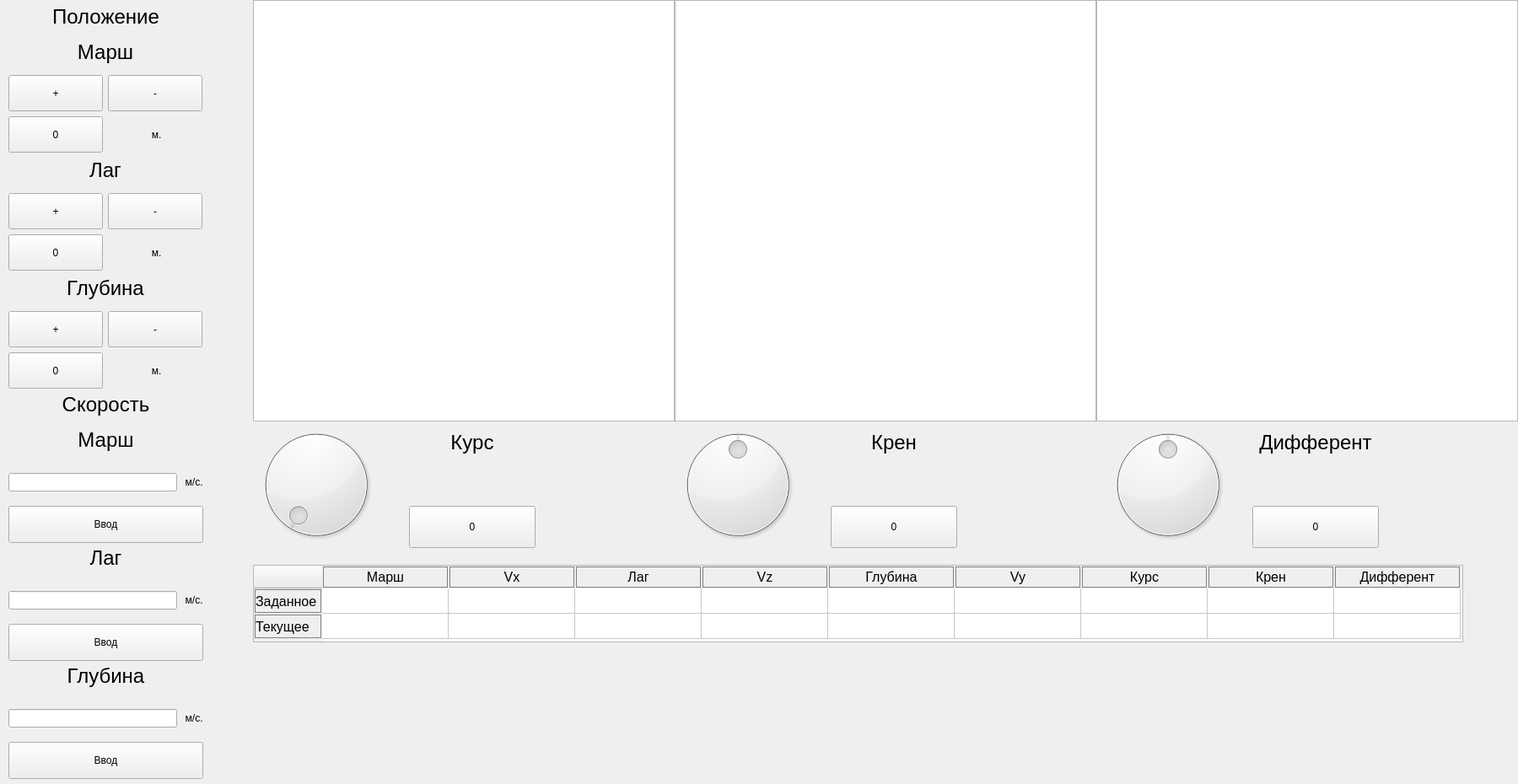
<?xml version="1.0" encoding="UTF-8"?>
<ui version="4.0">
 <class>Form</class>
 <widget class="QWidget" name="Form">
  <property name="geometry">
   <rect>
    <x>0</x>
    <y>0</y>
    <width>1800</width>
    <height>930</height>
   </rect>
  </property>
  <property name="sizePolicy">
   <sizepolicy hsizetype="Minimum" vsizetype="Minimum">
    <horstretch>0</horstretch>
    <verstretch>0</verstretch>
   </sizepolicy>
  </property>
  <property name="maximumSize">
   <size>
    <width>1800</width>
    <height>1400</height>
   </size>
  </property>
  <property name="windowTitle">
   <string>Form</string>
  </property>
  <widget class="QWidget" name="verticalLayoutWidget">
   <property name="geometry">
    <rect>
     <x>10</x>
     <y>40</y>
     <width>230</width>
     <height>141</height>
    </rect>
   </property>
   <property name="sizePolicy">
    <sizepolicy hsizetype="Minimum" vsizetype="Minimum">
     <horstretch>0</horstretch>
     <verstretch>0</verstretch>
    </sizepolicy>
   </property>
   <layout class="QVBoxLayout" name="MarshLayout">
    <item>
     <widget class="QLabel" name="label">
      <property name="sizePolicy">
       <sizepolicy hsizetype="Minimum" vsizetype="Minimum">
        <horstretch>0</horstretch>
        <verstretch>0</verstretch>
       </sizepolicy>
      </property>
      <property name="font">
       <font>
        <pointsize>18</pointsize>
       </font>
      </property>
      <property name="text">
       <string>Марш</string>
      </property>
      <property name="alignment">
       <set>Qt::AlignCenter</set>
      </property>
     </widget>
    </item>
    <item>
     <layout class="QHBoxLayout" name="PlusMinusLayout">
      <property name="leftMargin">
       <number>0</number>
      </property>
      <item>
       <widget class="QPushButton" name="marshPlusBtn">
        <property name="sizePolicy">
         <sizepolicy hsizetype="Minimum" vsizetype="Minimum">
          <horstretch>0</horstretch>
          <verstretch>0</verstretch>
         </sizepolicy>
        </property>
        <property name="text">
         <string>+</string>
        </property>
       </widget>
      </item>
      <item>
       <widget class="QPushButton" name="marshMinusBtn">
        <property name="sizePolicy">
         <sizepolicy hsizetype="Minimum" vsizetype="Minimum">
          <horstretch>0</horstretch>
          <verstretch>0</verstretch>
         </sizepolicy>
        </property>
        <property name="text">
         <string>-</string>
        </property>
       </widget>
      </item>
     </layout>
    </item>
    <item>
     <layout class="QHBoxLayout" name="horizontalLayout_4">
      <item>
       <widget class="QPushButton" name="resetMarshBtn">
        <property name="sizePolicy">
         <sizepolicy hsizetype="Minimum" vsizetype="Minimum">
          <horstretch>0</horstretch>
          <verstretch>0</verstretch>
         </sizepolicy>
        </property>
        <property name="text">
         <string>0</string>
        </property>
       </widget>
      </item>
      <item>
       <widget class="QLabel" name="label_9">
        <property name="sizePolicy">
         <sizepolicy hsizetype="Minimum" vsizetype="Minimum">
          <horstretch>0</horstretch>
          <verstretch>0</verstretch>
         </sizepolicy>
        </property>
        <property name="text">
         <string> м.</string>
        </property>
        <property name="alignment">
         <set>Qt::AlignCenter</set>
        </property>
       </widget>
      </item>
     </layout>
    </item>
   </layout>
  </widget>
  <widget class="QWidget" name="verticalLayoutWidget_2">
   <property name="geometry">
    <rect>
     <x>10</x>
     <y>180</y>
     <width>230</width>
     <height>141</height>
    </rect>
   </property>
   <property name="sizePolicy">
    <sizepolicy hsizetype="Minimum" vsizetype="Minimum">
     <horstretch>0</horstretch>
     <verstretch>0</verstretch>
    </sizepolicy>
   </property>
   <layout class="QVBoxLayout" name="LagLayout">
    <item>
     <widget class="QLabel" name="label_2">
      <property name="sizePolicy">
       <sizepolicy hsizetype="Minimum" vsizetype="Minimum">
        <horstretch>0</horstretch>
        <verstretch>0</verstretch>
       </sizepolicy>
      </property>
      <property name="font">
       <font>
        <pointsize>18</pointsize>
       </font>
      </property>
      <property name="text">
       <string>Лаг</string>
      </property>
      <property name="alignment">
       <set>Qt::AlignCenter</set>
      </property>
     </widget>
    </item>
    <item>
     <layout class="QHBoxLayout" name="PlusMinusLayout2">
      <item>
       <widget class="QPushButton" name="lagPlusBtn">
        <property name="sizePolicy">
         <sizepolicy hsizetype="Minimum" vsizetype="Minimum">
          <horstretch>0</horstretch>
          <verstretch>0</verstretch>
         </sizepolicy>
        </property>
        <property name="text">
         <string>+</string>
        </property>
       </widget>
      </item>
      <item>
       <widget class="QPushButton" name="lagMinusBtn">
        <property name="sizePolicy">
         <sizepolicy hsizetype="Minimum" vsizetype="Minimum">
          <horstretch>0</horstretch>
          <verstretch>0</verstretch>
         </sizepolicy>
        </property>
        <property name="text">
         <string>-</string>
        </property>
       </widget>
      </item>
     </layout>
    </item>
    <item>
     <layout class="QHBoxLayout" name="horizontalLayout_2">
      <item>
       <widget class="QPushButton" name="resetLagBtn">
        <property name="sizePolicy">
         <sizepolicy hsizetype="Minimum" vsizetype="Minimum">
          <horstretch>0</horstretch>
          <verstretch>0</verstretch>
         </sizepolicy>
        </property>
        <property name="text">
         <string>0</string>
        </property>
       </widget>
      </item>
      <item>
       <widget class="QLabel" name="label_4">
        <property name="sizePolicy">
         <sizepolicy hsizetype="Minimum" vsizetype="Minimum">
          <horstretch>0</horstretch>
          <verstretch>0</verstretch>
         </sizepolicy>
        </property>
        <property name="text">
         <string> м.</string>
        </property>
        <property name="alignment">
         <set>Qt::AlignCenter</set>
        </property>
       </widget>
      </item>
     </layout>
    </item>
   </layout>
  </widget>
  <widget class="QWidget" name="verticalLayoutWidget_3">
   <property name="geometry">
    <rect>
     <x>10</x>
     <y>320</y>
     <width>230</width>
     <height>141</height>
    </rect>
   </property>
   <property name="sizePolicy">
    <sizepolicy hsizetype="Minimum" vsizetype="Minimum">
     <horstretch>0</horstretch>
     <verstretch>0</verstretch>
    </sizepolicy>
   </property>
   <layout class="QVBoxLayout" name="GlubLayout">
    <item>
     <widget class="QLabel" name="label_3">
      <property name="sizePolicy">
       <sizepolicy hsizetype="Minimum" vsizetype="Minimum">
        <horstretch>0</horstretch>
        <verstretch>0</verstretch>
       </sizepolicy>
      </property>
      <property name="font">
       <font>
        <pointsize>18</pointsize>
       </font>
      </property>
      <property name="text">
       <string>Глубина</string>
      </property>
      <property name="alignment">
       <set>Qt::AlignCenter</set>
      </property>
     </widget>
    </item>
    <item>
     <layout class="QHBoxLayout" name="PlusMinusLayout3">
      <item>
       <widget class="QPushButton" name="glubPlusBtn">
        <property name="sizePolicy">
         <sizepolicy hsizetype="Minimum" vsizetype="Minimum">
          <horstretch>0</horstretch>
          <verstretch>0</verstretch>
         </sizepolicy>
        </property>
        <property name="text">
         <string>+</string>
        </property>
       </widget>
      </item>
      <item>
       <widget class="QPushButton" name="glubMinusBtn">
        <property name="sizePolicy">
         <sizepolicy hsizetype="Minimum" vsizetype="Minimum">
          <horstretch>0</horstretch>
          <verstretch>0</verstretch>
         </sizepolicy>
        </property>
        <property name="text">
         <string>-</string>
        </property>
       </widget>
      </item>
     </layout>
    </item>
    <item>
     <layout class="QHBoxLayout" name="horizontalLayout_3">
      <item>
       <widget class="QPushButton" name="resetGlubBtn">
        <property name="sizePolicy">
         <sizepolicy hsizetype="Minimum" vsizetype="Minimum">
          <horstretch>0</horstretch>
          <verstretch>0</verstretch>
         </sizepolicy>
        </property>
        <property name="text">
         <string>0</string>
        </property>
       </widget>
      </item>
      <item>
       <widget class="QLabel" name="label_5">
        <property name="sizePolicy">
         <sizepolicy hsizetype="Minimum" vsizetype="Minimum">
          <horstretch>0</horstretch>
          <verstretch>0</verstretch>
         </sizepolicy>
        </property>
        <property name="text">
         <string> м.</string>
        </property>
        <property name="alignment">
         <set>Qt::AlignCenter</set>
        </property>
       </widget>
      </item>
     </layout>
    </item>
   </layout>
  </widget>
  <widget class="QDial" name="dial_yaw">
   <property name="geometry">
    <rect>
     <x>300</x>
     <y>500</y>
     <width>150</width>
     <height>150</height>
    </rect>
   </property>
   <property name="sizePolicy">
    <sizepolicy hsizetype="Minimum" vsizetype="Minimum">
     <horstretch>0</horstretch>
     <verstretch>0</verstretch>
    </sizepolicy>
   </property>
   <property name="minimum">
    <number>0</number>
   </property>
   <property name="maximum">
    <number>360</number>
   </property>
   <property name="value">
    <number>0</number>
   </property>
   <property name="sliderPosition">
    <number>0</number>
   </property>
   <property name="notchTarget">
    <double>3.700000000000000</double>
   </property>
  </widget>
  <widget class="QDial" name="dial_roll">
   <property name="geometry">
    <rect>
     <x>800</x>
     <y>500</y>
     <width>150</width>
     <height>150</height>
    </rect>
   </property>
   <property name="sizePolicy">
    <sizepolicy hsizetype="Minimum" vsizetype="Minimum">
     <horstretch>0</horstretch>
     <verstretch>0</verstretch>
    </sizepolicy>
   </property>
   <property name="minimum">
    <number>-180</number>
   </property>
   <property name="maximum">
    <number>180</number>
   </property>
   <property name="value">
    <number>0</number>
   </property>
   <property name="sliderPosition">
    <number>0</number>
   </property>
   <property name="notchTarget">
    <double>3.700000000000000</double>
   </property>
  </widget>
  <widget class="QDial" name="dial_pitch">
   <property name="geometry">
    <rect>
     <x>1310</x>
     <y>500</y>
     <width>150</width>
     <height>150</height>
    </rect>
   </property>
   <property name="sizePolicy">
    <sizepolicy hsizetype="Minimum" vsizetype="Minimum">
     <horstretch>0</horstretch>
     <verstretch>0</verstretch>
    </sizepolicy>
   </property>
   <property name="minimum">
    <number>-90</number>
   </property>
   <property name="maximum">
    <number>90</number>
   </property>
   <property name="value">
    <number>0</number>
   </property>
   <property name="sliderPosition">
    <number>0</number>
   </property>
   <property name="notchTarget">
    <double>3.700000000000000</double>
   </property>
  </widget>
  <widget class="QGraphicsView" name="ViewYaw">
   <property name="geometry">
    <rect>
     <x>300</x>
     <y>0</y>
     <width>500</width>
     <height>500</height>
    </rect>
   </property>
   <property name="sizePolicy">
    <sizepolicy hsizetype="Fixed" vsizetype="Fixed">
     <horstretch>0</horstretch>
     <verstretch>0</verstretch>
    </sizepolicy>
   </property>
   <property name="backgroundBrush">
    <brush brushstyle="NoBrush">
     <color alpha="255">
      <red>114</red>
      <green>159</green>
      <blue>207</blue>
     </color>
    </brush>
   </property>
  </widget>
  <widget class="QGraphicsView" name="ViewRoll">
   <property name="geometry">
    <rect>
     <x>800</x>
     <y>0</y>
     <width>500</width>
     <height>500</height>
    </rect>
   </property>
   <property name="sizePolicy">
    <sizepolicy hsizetype="Fixed" vsizetype="Fixed">
     <horstretch>0</horstretch>
     <verstretch>0</verstretch>
    </sizepolicy>
   </property>
   <property name="backgroundBrush">
    <brush brushstyle="NoBrush">
     <color alpha="255">
      <red>114</red>
      <green>159</green>
      <blue>207</blue>
     </color>
    </brush>
   </property>
  </widget>
  <widget class="QGraphicsView" name="ViewPitch">
   <property name="geometry">
    <rect>
     <x>1300</x>
     <y>0</y>
     <width>500</width>
     <height>500</height>
    </rect>
   </property>
   <property name="sizePolicy">
    <sizepolicy hsizetype="Fixed" vsizetype="Fixed">
     <horstretch>0</horstretch>
     <verstretch>0</verstretch>
    </sizepolicy>
   </property>
   <property name="backgroundBrush">
    <brush brushstyle="NoBrush">
     <color alpha="255">
      <red>114</red>
      <green>159</green>
      <blue>207</blue>
     </color>
    </brush>
   </property>
  </widget>
  <widget class="QLabel" name="pitch">
   <property name="geometry">
    <rect>
     <x>1485</x>
     <y>500</y>
     <width>150</width>
     <height>50</height>
    </rect>
   </property>
   <property name="sizePolicy">
    <sizepolicy hsizetype="Minimum" vsizetype="Minimum">
     <horstretch>0</horstretch>
     <verstretch>0</verstretch>
    </sizepolicy>
   </property>
   <property name="font">
    <font>
     <pointsize>18</pointsize>
    </font>
   </property>
   <property name="text">
    <string>Дифферент</string>
   </property>
   <property name="alignment">
    <set>Qt::AlignCenter</set>
   </property>
  </widget>
  <widget class="QLabel" name="roll">
   <property name="geometry">
    <rect>
     <x>985</x>
     <y>500</y>
     <width>150</width>
     <height>50</height>
    </rect>
   </property>
   <property name="sizePolicy">
    <sizepolicy hsizetype="Minimum" vsizetype="Minimum">
     <horstretch>0</horstretch>
     <verstretch>0</verstretch>
    </sizepolicy>
   </property>
   <property name="font">
    <font>
     <pointsize>18</pointsize>
    </font>
   </property>
   <property name="text">
    <string>Крен</string>
   </property>
   <property name="alignment">
    <set>Qt::AlignCenter</set>
   </property>
  </widget>
  <widget class="QLabel" name="yaw">
   <property name="geometry">
    <rect>
     <x>485</x>
     <y>500</y>
     <width>150</width>
     <height>50</height>
    </rect>
   </property>
   <property name="sizePolicy">
    <sizepolicy hsizetype="Minimum" vsizetype="Minimum">
     <horstretch>0</horstretch>
     <verstretch>0</verstretch>
    </sizepolicy>
   </property>
   <property name="font">
    <font>
     <pointsize>18</pointsize>
    </font>
   </property>
   <property name="text">
    <string>Курс</string>
   </property>
   <property name="alignment">
    <set>Qt::AlignCenter</set>
   </property>
  </widget>
  <widget class="QLabel" name="Name">
   <property name="geometry">
    <rect>
     <x>10</x>
     <y>0</y>
     <width>231</width>
     <height>40</height>
    </rect>
   </property>
   <property name="sizePolicy">
    <sizepolicy hsizetype="Minimum" vsizetype="Minimum">
     <horstretch>0</horstretch>
     <verstretch>0</verstretch>
    </sizepolicy>
   </property>
   <property name="font">
    <font>
     <pointsize>18</pointsize>
    </font>
   </property>
   <property name="text">
    <string>Положение</string>
   </property>
   <property name="alignment">
    <set>Qt::AlignCenter</set>
   </property>
  </widget>
  <widget class="QPushButton" name="resetYawBtn">
   <property name="geometry">
    <rect>
     <x>485</x>
     <y>600</y>
     <width>150</width>
     <height>50</height>
    </rect>
   </property>
   <property name="sizePolicy">
    <sizepolicy hsizetype="Minimum" vsizetype="Minimum">
     <horstretch>0</horstretch>
     <verstretch>0</verstretch>
    </sizepolicy>
   </property>
   <property name="text">
    <string>0</string>
   </property>
  </widget>
  <widget class="QPushButton" name="resetRollBtn">
   <property name="geometry">
    <rect>
     <x>985</x>
     <y>600</y>
     <width>150</width>
     <height>50</height>
    </rect>
   </property>
   <property name="sizePolicy">
    <sizepolicy hsizetype="Minimum" vsizetype="Minimum">
     <horstretch>0</horstretch>
     <verstretch>0</verstretch>
    </sizepolicy>
   </property>
   <property name="text">
    <string>0</string>
   </property>
  </widget>
  <widget class="QPushButton" name="resetPitchBtn">
   <property name="geometry">
    <rect>
     <x>1485</x>
     <y>600</y>
     <width>150</width>
     <height>50</height>
    </rect>
   </property>
   <property name="sizePolicy">
    <sizepolicy hsizetype="Minimum" vsizetype="Minimum">
     <horstretch>0</horstretch>
     <verstretch>0</verstretch>
    </sizepolicy>
   </property>
   <property name="text">
    <string>0</string>
   </property>
  </widget>
  <widget class="QLabel" name="Name_2">
   <property name="geometry">
    <rect>
     <x>10</x>
     <y>460</y>
     <width>231</width>
     <height>40</height>
    </rect>
   </property>
   <property name="sizePolicy">
    <sizepolicy hsizetype="Minimum" vsizetype="Minimum">
     <horstretch>0</horstretch>
     <verstretch>0</verstretch>
    </sizepolicy>
   </property>
   <property name="font">
    <font>
     <pointsize>18</pointsize>
    </font>
   </property>
   <property name="text">
    <string>Скорость</string>
   </property>
   <property name="alignment">
    <set>Qt::AlignCenter</set>
   </property>
  </widget>
  <widget class="QWidget" name="verticalLayoutWidget_4">
   <property name="geometry">
    <rect>
     <x>10</x>
     <y>500</y>
     <width>231</width>
     <height>144</height>
    </rect>
   </property>
   <layout class="QVBoxLayout" name="verticalLayout">
    <item>
     <widget class="QLabel" name="Name_3">
      <property name="sizePolicy">
       <sizepolicy hsizetype="Minimum" vsizetype="Minimum">
        <horstretch>0</horstretch>
        <verstretch>0</verstretch>
       </sizepolicy>
      </property>
      <property name="font">
       <font>
        <pointsize>18</pointsize>
       </font>
      </property>
      <property name="text">
       <string>Марш</string>
      </property>
      <property name="alignment">
       <set>Qt::AlignCenter</set>
      </property>
     </widget>
    </item>
    <item>
     <layout class="QHBoxLayout" name="horizontalLayout_5">
      <item>
       <widget class="QLineEdit" name="speedMarsh">
        <property name="placeholderText">
         <string/>
        </property>
       </widget>
      </item>
      <item>
       <widget class="QLabel" name="label_8">
        <property name="sizePolicy">
         <sizepolicy hsizetype="Minimum" vsizetype="Minimum">
          <horstretch>0</horstretch>
          <verstretch>0</verstretch>
         </sizepolicy>
        </property>
        <property name="text">
         <string> м/c.</string>
        </property>
        <property name="alignment">
         <set>Qt::AlignCenter</set>
        </property>
       </widget>
      </item>
     </layout>
    </item>
    <item>
     <widget class="QPushButton" name="speedMarshEnter">
      <property name="sizePolicy">
       <sizepolicy hsizetype="Minimum" vsizetype="Minimum">
        <horstretch>0</horstretch>
        <verstretch>0</verstretch>
       </sizepolicy>
      </property>
      <property name="text">
       <string>Ввод</string>
      </property>
     </widget>
    </item>
   </layout>
  </widget>
  <widget class="QWidget" name="verticalLayoutWidget_5">
   <property name="geometry">
    <rect>
     <x>10</x>
     <y>640</y>
     <width>231</width>
     <height>144</height>
    </rect>
   </property>
   <layout class="QVBoxLayout" name="verticalLayout_2">
    <item>
     <widget class="QLabel" name="Name_5">
      <property name="sizePolicy">
       <sizepolicy hsizetype="Minimum" vsizetype="Minimum">
        <horstretch>0</horstretch>
        <verstretch>0</verstretch>
       </sizepolicy>
      </property>
      <property name="font">
       <font>
        <pointsize>18</pointsize>
       </font>
      </property>
      <property name="text">
       <string>Лаг</string>
      </property>
      <property name="alignment">
       <set>Qt::AlignCenter</set>
      </property>
     </widget>
    </item>
    <item>
     <layout class="QHBoxLayout" name="horizontalLayout_7">
      <item>
       <widget class="QLineEdit" name="speedLag"/>
      </item>
      <item>
       <widget class="QLabel" name="label_11">
        <property name="sizePolicy">
         <sizepolicy hsizetype="Minimum" vsizetype="Minimum">
          <horstretch>0</horstretch>
          <verstretch>0</verstretch>
         </sizepolicy>
        </property>
        <property name="text">
         <string> м/c.</string>
        </property>
        <property name="alignment">
         <set>Qt::AlignCenter</set>
        </property>
       </widget>
      </item>
     </layout>
    </item>
    <item>
     <widget class="QPushButton" name="speedLagEnter">
      <property name="sizePolicy">
       <sizepolicy hsizetype="Minimum" vsizetype="Minimum">
        <horstretch>0</horstretch>
        <verstretch>0</verstretch>
       </sizepolicy>
      </property>
      <property name="text">
       <string>Ввод</string>
      </property>
     </widget>
    </item>
   </layout>
  </widget>
  <widget class="QWidget" name="verticalLayoutWidget_6">
   <property name="geometry">
    <rect>
     <x>10</x>
     <y>780</y>
     <width>231</width>
     <height>144</height>
    </rect>
   </property>
   <layout class="QVBoxLayout" name="verticalLayout_3">
    <item>
     <widget class="QLabel" name="Name_6">
      <property name="sizePolicy">
       <sizepolicy hsizetype="Minimum" vsizetype="Minimum">
        <horstretch>0</horstretch>
        <verstretch>0</verstretch>
       </sizepolicy>
      </property>
      <property name="font">
       <font>
        <pointsize>18</pointsize>
       </font>
      </property>
      <property name="text">
       <string>Глубина</string>
      </property>
      <property name="alignment">
       <set>Qt::AlignCenter</set>
      </property>
     </widget>
    </item>
    <item>
     <layout class="QHBoxLayout" name="horizontalLayout_8">
      <item>
       <widget class="QLineEdit" name="speedGlub"/>
      </item>
      <item>
       <widget class="QLabel" name="label_12">
        <property name="sizePolicy">
         <sizepolicy hsizetype="Minimum" vsizetype="Minimum">
          <horstretch>0</horstretch>
          <verstretch>0</verstretch>
         </sizepolicy>
        </property>
        <property name="text">
         <string> м/c.</string>
        </property>
        <property name="alignment">
         <set>Qt::AlignCenter</set>
        </property>
       </widget>
      </item>
     </layout>
    </item>
    <item>
     <widget class="QPushButton" name="speedGlubEnter">
      <property name="sizePolicy">
       <sizepolicy hsizetype="Minimum" vsizetype="Minimum">
        <horstretch>0</horstretch>
        <verstretch>0</verstretch>
       </sizepolicy>
      </property>
      <property name="text">
       <string>Ввод</string>
      </property>
     </widget>
    </item>
   </layout>
  </widget>
  <widget class="QTableWidget" name="tblPaPostion">
   <property name="geometry">
    <rect>
     <x>300</x>
     <y>670</y>
     <width>1435</width>
     <height>92</height>
    </rect>
   </property>
   <property name="styleSheet">
    <string notr="true">QHeaderView::section {
spacing: 10px;
background- color:lightgrey;
color: black;
border: 1px solid grey;
margin: 1px;
text-align: right;
font-family: arial;
font-size:16px;
}</string>
   </property>
   <attribute name="horizontalHeaderDefaultSectionSize">
    <number>150</number>
   </attribute>
   <row>
    <property name="text">
     <string>Заданное</string>
    </property>
   </row>
   <row>
    <property name="text">
     <string>Текущее</string>
    </property>
   </row>
   <column>
    <property name="text">
     <string notr="true">Марш</string>
    </property>
   </column>
   <column>
    <property name="text">
     <string>Vx</string>
    </property>
   </column>
   <column>
    <property name="text">
     <string>Лаг</string>
    </property>
   </column>
   <column>
    <property name="text">
     <string>Vz</string>
    </property>
   </column>
   <column>
    <property name="text">
     <string>Глубина</string>
    </property>
   </column>
   <column>
    <property name="text">
     <string>Vy</string>
    </property>
   </column>
   <column>
    <property name="text">
     <string>Курс</string>
    </property>
   </column>
   <column>
    <property name="text">
     <string>Крен</string>
    </property>
   </column>
   <column>
    <property name="text">
     <string>Дифферент</string>
    </property>
   </column>
  </widget>
 </widget>
 <resources/>
 <connections/>
</ui>
